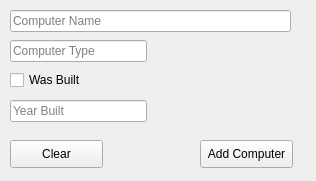
<?xml version="1.0" encoding="UTF-8"?>
<ui version="4.0">
 <class>AddComputerForm</class>
 <widget class="QWidget" name="AddComputerForm">
  <property name="enabled">
   <bool>true</bool>
  </property>
  <property name="geometry">
   <rect>
    <x>0</x>
    <y>0</y>
    <width>316</width>
    <height>181</height>
   </rect>
  </property>
  <property name="windowTitle">
   <string>Form</string>
  </property>
  <widget class="QPushButton" name="pushButtonAddComputer">
   <property name="geometry">
    <rect>
     <x>200</x>
     <y>140</y>
     <width>93</width>
     <height>28</height>
    </rect>
   </property>
   <property name="text">
    <string>Add Computer</string>
   </property>
  </widget>
  <widget class="QLineEdit" name="lineEditComputerType">
   <property name="geometry">
    <rect>
     <x>10</x>
     <y>40</y>
     <width>137</width>
     <height>22</height>
    </rect>
   </property>
   <property name="placeholderText">
    <string>Computer Type</string>
   </property>
  </widget>
  <widget class="QLineEdit" name="lineEditYearBuilt">
   <property name="enabled">
    <bool>true</bool>
   </property>
   <property name="geometry">
    <rect>
     <x>10</x>
     <y>100</y>
     <width>137</width>
     <height>22</height>
    </rect>
   </property>
   <property name="placeholderText">
    <string>Year Built</string>
   </property>
  </widget>
  <widget class="QLineEdit" name="lineEditComputerName">
   <property name="geometry">
    <rect>
     <x>10</x>
     <y>10</y>
     <width>281</width>
     <height>22</height>
    </rect>
   </property>
   <property name="placeholderText">
    <string>Computer Name</string>
   </property>
  </widget>
  <widget class="QPushButton" name="pushButtonClear">
   <property name="geometry">
    <rect>
     <x>10</x>
     <y>140</y>
     <width>93</width>
     <height>28</height>
    </rect>
   </property>
   <property name="text">
    <string>Clear</string>
   </property>
  </widget>
  <widget class="QCheckBox" name="checkBoxWasBuilt">
   <property name="geometry">
    <rect>
     <x>10</x>
     <y>70</y>
     <width>81</width>
     <height>20</height>
    </rect>
   </property>
   <property name="text">
    <string>Was Built</string>
   </property>
  </widget>
 </widget>
 <resources/>
 <connections/>
</ui>
